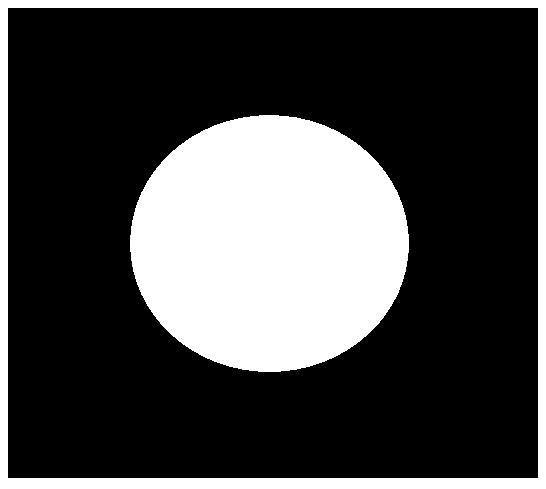
#> input picture image/P12_2_pie.png, 546 x 489 px
$ python main.py   (older library calls are emulated)
#> lines starting #> are read from the running program, lines starting #| are printed output that depends on the picture; after the words box and inside, x2 and y2 are one past the last pixel; in counts of white or black regions, pixels touching at a corner belong together
import cv2

img = cv2.imread('../image/P12_2_pie.png', cv2.IMREAD_GRAYSCALE)
#> img: shape (489, 546); 27.8% white; 2 white regions, box (x1, y1, x2, y2) and area: (130, 115, 409, 372) 56244, (0, 0, 546, 489) 17894
cv2.imshow('img', img)
cv2.waitKey(0)
cv2.destroyAllWindows()


# dst = cv2.Sobel(src, ddepth, dx, dy, ksize)
# ddepth：图像的深度
# dx和dy分别表示水平和竖直方向
# ksize是Sobel算子的大小

def cv_show(img, name):
    cv2.imshow(name, img)
    cv2.waitKey()
    cv2.destroyAllWindows()


sobelx = cv2.Sobel(img, cv2.CV_64F, 1, 0, ksize=3)
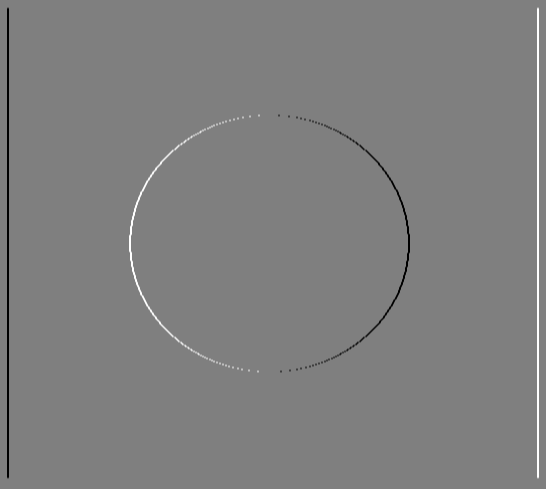
#> sobelx: shape (489, 546) float64; min -1020, max 1020, mean 0; drawn with min black and max white

# 白到黑是正数，黑到白就是负数了，所有的负数会被截断成0，所以要取绝对值
cv_show(sobelx, 'sobelx')
#> in cv_show, `cv2.imshow(name, img)`:
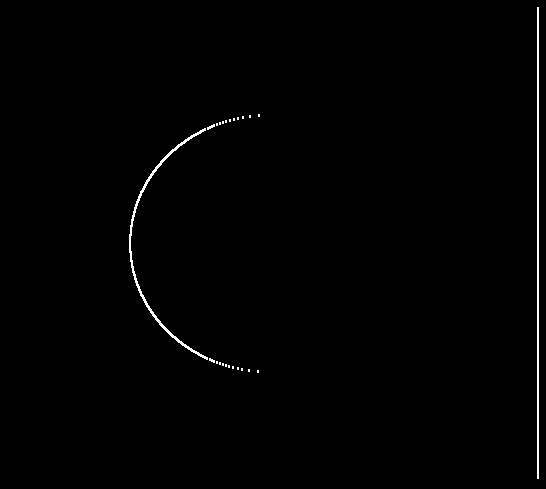
#> window 'sobelx': shape (489, 546); 0.7% white in thin lines or dots, all inside (x1, y1, x2, y2) = (129, 7, 539, 479)

$ run again, with image/P12_1_dige.png copied over image/P12_2_pie.png
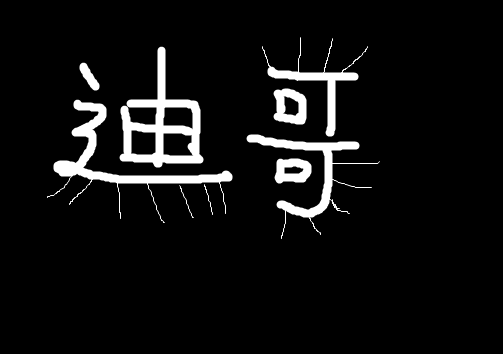
#> input picture image/P12_1_dige.png, 503 x 354 px
#> img is the input picture: shape (354, 503); min 0, max 255, mean 15.9
#> `sobelx = cv2.Sobel(img, cv2.CV_64F, 1, 0, ksize=3)`:
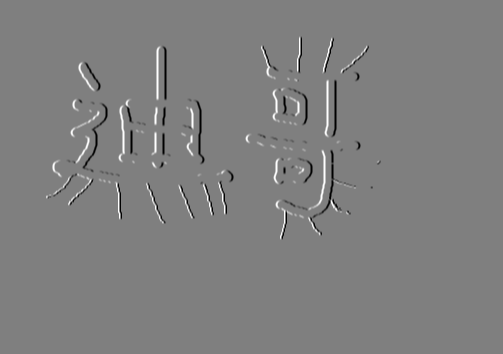
#> sobelx: shape (354, 503) float64; min -1020, max 1020, mean 0; drawn with min black and max white
#> in cv_show, `cv2.imshow(name, img)`:
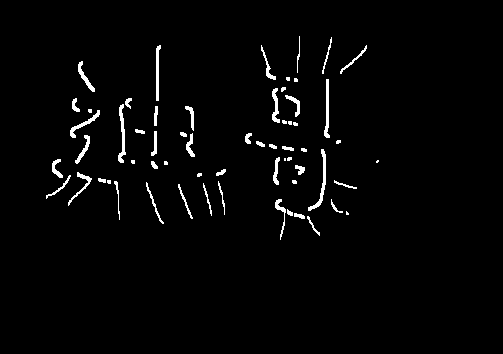
#> window 'sobelx': shape (354, 503); 2.2% white; 62 white regions (17 under 20 px), largest, box (x1, y1, x2, y2) and area: (308, 149, 326, 211) 229, (118, 104, 126, 163) 212, (324, 79, 330, 138) 190
